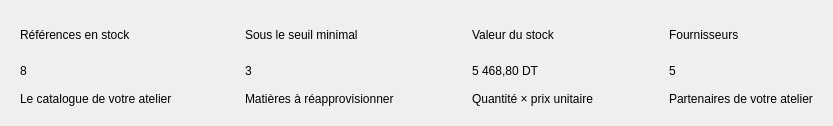
                      <widget class="QWidget" name="metricsRow">
                        <layout class="QHBoxLayout" name="metricsRowLayout">
                          <property name="leftMargin">
                            <number>0</number>
                          </property>
                          <property name="topMargin">
                            <number>0</number>
                          </property>
                          <property name="rightMargin">
                            <number>0</number>
                          </property>
                          <property name="bottomMargin">
                            <number>0</number>
                          </property>
                          <property name="spacing">
                            <number>14</number>
                          </property>
                          <item>
                            <widget class="QFrame" name="referencesCard">
                              <property name="card" stdset="0">
                                <bool>true</bool>
                              </property>
                              <layout class="QVBoxLayout" name="referencesCardLayout">
                                <property name="leftMargin">
                                  <number>20</number>
                                </property>
                                <property name="topMargin">
                                  <number>20</number>
                                </property>
                                <property name="rightMargin">
                                  <number>20</number>
                                </property>
                                <property name="bottomMargin">
                                  <number>20</number>
                                </property>
                                <property name="spacing">
                                  <number>14</number>
                                </property>
                                <property name="spacing">
                                  <number>8</number>
                                </property>
                                <item>
                                  <widget class="QWidget" name="referencesTop">
                                    <layout class="QHBoxLayout" name="referencesTopLayout">
                                      <property name="leftMargin">
                                        <number>0</number>
                                      </property>
                                      <property name="topMargin">
                                        <number>0</number>
                                      </property>
                                      <property name="rightMargin">
                                        <number>0</number>
                                      </property>
                                      <property name="bottomMargin">
                                        <number>0</number>
                                      </property>
                                      <property name="spacing">
                                        <number>10</number>
                                      </property>
                                      <item>
                                        <widget class="QLabel" name="referencesCaption">
                                          <property name="text">
                                            <string>Références en stock</string>
                                          </property>
                                          <property name="sizePolicy">
                                            <sizepolicy hsizetype="Preferred" vsizetype="Fixed">
                                              <horstretch>0</horstretch>
                                              <verstretch>0</verstretch>
                                            </sizepolicy>
                                          </property>
                                          <property name="muted" stdset="0">
                                            <bool>true</bool>
                                          </property>
                                        </widget>
                                      </item>
                                      <item>
                                        <spacer name="referencesSpacer">
                                          <property name="orientation">
                                            <enum>Qt::Horizontal</enum>
                                          </property>
                                          <property name="sizeHint" stdset="0">
                                            <size>
                                              <width>20</width>
                                              <height>20</height>
                                            </size>
                                          </property>
                                        </spacer>
                                      </item>
                                      <item>
                                        <widget class="QLabel" name="referencesIcon">
                                          <property name="text">
                                            <string />
                                          </property>
                                          <property name="sizePolicy">
                                            <sizepolicy hsizetype="Preferred" vsizetype="Fixed">
                                              <horstretch>0</horstretch>
                                              <verstretch>0</verstretch>
                                            </sizepolicy>
                                          </property>
                                          <property name="minimumSize"><size><width>30</width><height>30</height></size></property>
                                          <property name="maximumSize"><size><width>30</width><height>30</height></size></property>
                                          <property name="alignment"><set>Qt::AlignCenter</set></property>
                                          <property name="iconbox" stdset="0"><bool>true</bool></property>
                                        </widget>
                                      </item>
                                    </layout>
                                  </widget>
                                </item>
                                <item>
                                  <widget class="QLabel" name="referencesValue">
                                    <property name="text">
                                      <string>8</string>
                                    </property>
                                    <property name="sizePolicy">
                                      <sizepolicy hsizetype="Preferred" vsizetype="Fixed">
                                        <horstretch>0</horstretch>
                                        <verstretch>0</verstretch>
                                      </sizepolicy>
                                    </property>
                                    <property name="value" stdset="0">
                                      <bool>true</bool>
                                    </property>
                                  </widget>
                                </item>
                                <item>
                                  <widget class="QLabel" name="referencesNote">
                                    <property name="text">
                                      <string>Le catalogue de votre atelier</string>
                                    </property>
                                    <property name="sizePolicy">
                                      <sizepolicy hsizetype="Preferred" vsizetype="Fixed">
                                        <horstretch>0</horstretch>
                                        <verstretch>0</verstretch>
                                      </sizepolicy>
                                    </property>
                                    <property name="muted" stdset="0">
                                      <bool>true</bool>
                                    </property>
                                  </widget>
                                </item>
                              </layout>
                            </widget>
                          </item>
                          <item>
                            <widget class="QFrame" name="alertsCard">
                              <property name="card" stdset="0">
                                <bool>true</bool>
                              </property>
                              <layout class="QVBoxLayout" name="alertsCardLayout">
                                <property name="leftMargin">
                                  <number>20</number>
                                </property>
                                <property name="topMargin">
                                  <number>20</number>
                                </property>
                                <property name="rightMargin">
                                  <number>20</number>
                                </property>
                                <property name="bottomMargin">
                                  <number>20</number>
                                </property>
                                <property name="spacing">
                                  <number>14</number>
                                </property>
                                <property name="spacing">
                                  <number>8</number>
                                </property>
                                <item>
                                  <widget class="QWidget" name="alertsTop">
                                    <layout class="QHBoxLayout" name="alertsTopLayout">
                                      <property name="leftMargin">
                                        <number>0</number>
                                      </property>
                                      <property name="topMargin">
                                        <number>0</number>
                                      </property>
                                      <property name="rightMargin">
                                        <number>0</number>
                                      </property>
                                      <property name="bottomMargin">
                                        <number>0</number>
                                      </property>
                                      <property name="spacing">
                                        <number>10</number>
                                      </property>
                                      <item>
                                        <widget class="QLabel" name="alertsCaption">
                                          <property name="text">
                                            <string>Sous le seuil minimal</string>
                                          </property>
                                          <property name="sizePolicy">
                                            <sizepolicy hsizetype="Preferred" vsizetype="Fixed">
                                              <horstretch>0</horstretch>
                                              <verstretch>0</verstretch>
                                            </sizepolicy>
                                          </property>
                                          <property name="muted" stdset="0">
                                            <bool>true</bool>
                                          </property>
                                        </widget>
                                      </item>
                                      <item>
                                        <spacer name="alertsSpacer">
                                          <property name="orientation">
                                            <enum>Qt::Horizontal</enum>
                                          </property>
                                          <property name="sizeHint" stdset="0">
                                            <size>
                                              <width>20</width>
                                              <height>20</height>
                                            </size>
                                          </property>
                                        </spacer>
                                      </item>
                                      <item>
                                        <widget class="QLabel" name="alertsIcon">
                                          <property name="text">
                                            <string />
                                          </property>
                                          <property name="sizePolicy">
                                            <sizepolicy hsizetype="Preferred" vsizetype="Fixed">
                                              <horstretch>0</horstretch>
                                              <verstretch>0</verstretch>
                                            </sizepolicy>
                                          </property>
                                          <property name="minimumSize"><size><width>30</width><height>30</height></size></property>
                                          <property name="maximumSize"><size><width>30</width><height>30</height></size></property>
                                          <property name="alignment"><set>Qt::AlignCenter</set></property>
                                          <property name="iconbox" stdset="0"><bool>true</bool></property>
                                        </widget>
                                      </item>
                                    </layout>
                                  </widget>
                                </item>
                                <item>
                                  <widget class="QLabel" name="alertsValue">
                                    <property name="text">
                                      <string>3</string>
                                    </property>
                                    <property name="sizePolicy">
                                      <sizepolicy hsizetype="Preferred" vsizetype="Fixed">
                                        <horstretch>0</horstretch>
                                        <verstretch>0</verstretch>
                                      </sizepolicy>
                                    </property>
                                    <property name="value" stdset="0">
                                      <bool>true</bool>
                                    </property>
                                    <property name="gold" stdset="0">
                                      <bool>true</bool>
                                    </property>
                                  </widget>
                                </item>
                                <item>
                                  <widget class="QLabel" name="alertsNote">
                                    <property name="text">
                                      <string>Matières à réapprovisionner</string>
                                    </property>
                                    <property name="sizePolicy">
                                      <sizepolicy hsizetype="Preferred" vsizetype="Fixed">
                                        <horstretch>0</horstretch>
                                        <verstretch>0</verstretch>
                                      </sizepolicy>
                                    </property>
                                    <property name="muted" stdset="0">
                                      <bool>true</bool>
                                    </property>
                                  </widget>
                                </item>
                              </layout>
                            </widget>
                          </item>
                          <item>
                            <widget class="QFrame" name="valueCard">
                              <property name="card" stdset="0">
                                <bool>true</bool>
                              </property>
                              <layout class="QVBoxLayout" name="valueCardLayout">
                                <property name="leftMargin">
                                  <number>20</number>
                                </property>
                                <property name="topMargin">
                                  <number>20</number>
                                </property>
                                <property name="rightMargin">
                                  <number>20</number>
                                </property>
                                <property name="bottomMargin">
                                  <number>20</number>
                                </property>
                                <property name="spacing">
                                  <number>14</number>
                                </property>
                                <property name="spacing">
                                  <number>8</number>
                                </property>
                                <item>
                                  <widget class="QWidget" name="valueTop">
                                    <layout class="QHBoxLayout" name="valueTopLayout">
                                      <property name="leftMargin">
                                        <number>0</number>
                                      </property>
                                      <property name="topMargin">
                                        <number>0</number>
                                      </property>
                                      <property name="rightMargin">
                                        <number>0</number>
                                      </property>
                                      <property name="bottomMargin">
                                        <number>0</number>
                                      </property>
                                      <property name="spacing">
                                        <number>10</number>
                                      </property>
                                      <item>
                                        <widget class="QLabel" name="valueCaption">
                                          <property name="text">
                                            <string>Valeur du stock</string>
                                          </property>
                                          <property name="sizePolicy">
                                            <sizepolicy hsizetype="Preferred" vsizetype="Fixed">
                                              <horstretch>0</horstretch>
                                              <verstretch>0</verstretch>
                                            </sizepolicy>
                                          </property>
                                          <property name="muted" stdset="0">
                                            <bool>true</bool>
                                          </property>
                                        </widget>
                                      </item>
                                      <item>
                                        <spacer name="valueSpacer">
                                          <property name="orientation">
                                            <enum>Qt::Horizontal</enum>
                                          </property>
                                          <property name="sizeHint" stdset="0">
                                            <size>
                                              <width>20</width>
                                              <height>20</height>
                                            </size>
                                          </property>
                                        </spacer>
                                      </item>
                                      <item>
                                        <widget class="QLabel" name="valueIcon">
                                          <property name="text">
                                            <string />
                                          </property>
                                          <property name="sizePolicy">
                                            <sizepolicy hsizetype="Preferred" vsizetype="Fixed">
                                              <horstretch>0</horstretch>
                                              <verstretch>0</verstretch>
                                            </sizepolicy>
                                          </property>
                                          <property name="minimumSize"><size><width>30</width><height>30</height></size></property>
                                          <property name="maximumSize"><size><width>30</width><height>30</height></size></property>
                                          <property name="alignment"><set>Qt::AlignCenter</set></property>
                                          <property name="iconbox" stdset="0"><bool>true</bool></property>
                                        </widget>
                                      </item>
                                    </layout>
                                  </widget>
                                </item>
                                <item>
                                  <widget class="QLabel" name="valueValue">
                                    <property name="text">
                                      <string>5 468,80 DT</string>
                                    </property>
                                    <property name="sizePolicy">
                                      <sizepolicy hsizetype="Preferred" vsizetype="Fixed">
                                        <horstretch>0</horstretch>
                                        <verstretch>0</verstretch>
                                      </sizepolicy>
                                    </property>
                                    <property name="value" stdset="0">
                                      <bool>true</bool>
                                    </property>
                                  </widget>
                                </item>
                                <item>
                                  <widget class="QLabel" name="valueNote">
                                    <property name="text">
                                      <string>Quantité × prix unitaire</string>
                                    </property>
                                    <property name="sizePolicy">
                                      <sizepolicy hsizetype="Preferred" vsizetype="Fixed">
                                        <horstretch>0</horstretch>
                                        <verstretch>0</verstretch>
                                      </sizepolicy>
                                    </property>
                                    <property name="muted" stdset="0">
                                      <bool>true</bool>
                                    </property>
                                  </widget>
                                </item>
                              </layout>
                            </widget>
                          </item>
                          <item>
                            <widget class="QFrame" name="suppliersCard">
                              <property name="card" stdset="0">
                                <bool>true</bool>
                              </property>
                              <layout class="QVBoxLayout" name="suppliersCardLayout">
                                <property name="leftMargin">
                                  <number>20</number>
                                </property>
                                <property name="topMargin">
                                  <number>20</number>
                                </property>
                                <property name="rightMargin">
                                  <number>20</number>
                                </property>
                                <property name="bottomMargin">
                                  <number>20</number>
                                </property>
                                <property name="spacing">
                                  <number>14</number>
                                </property>
                                <property name="spacing">
                                  <number>8</number>
                                </property>
                                <item>
                                  <widget class="QWidget" name="suppliersTop">
                                    <layout class="QHBoxLayout" name="suppliersTopLayout">
                                      <property name="leftMargin">
                                        <number>0</number>
                                      </property>
                                      <property name="topMargin">
                                        <number>0</number>
                                      </property>
                                      <property name="rightMargin">
                                        <number>0</number>
                                      </property>
                                      <property name="bottomMargin">
                                        <number>0</number>
                                      </property>
                                      <property name="spacing">
                                        <number>10</number>
                                      </property>
                                      <item>
                                        <widget class="QLabel" name="suppliersCaption">
                                          <property name="text">
                                            <string>Fournisseurs</string>
                                          </property>
                                          <property name="sizePolicy">
                                            <sizepolicy hsizetype="Preferred" vsizetype="Fixed">
                                              <horstretch>0</horstretch>
                                              <verstretch>0</verstretch>
                                            </sizepolicy>
                                          </property>
                                          <property name="muted" stdset="0">
                                            <bool>true</bool>
                                          </property>
                                        </widget>
                                      </item>
                                      <item>
                                        <spacer name="suppliersSpacer">
                                          <property name="orientation">
                                            <enum>Qt::Horizontal</enum>
                                          </property>
                                          <property name="sizeHint" stdset="0">
                                            <size>
                                              <width>20</width>
                                              <height>20</height>
                                            </size>
                                          </property>
                                        </spacer>
                                      </item>
                                      <item>
                                        <widget class="QLabel" name="suppliersIcon">
                                          <property name="text">
                                            <string />
                                          </property>
                                          <property name="sizePolicy">
                                            <sizepolicy hsizetype="Preferred" vsizetype="Fixed">
                                              <horstretch>0</horstretch>
                                              <verstretch>0</verstretch>
                                            </sizepolicy>
                                          </property>
                                          <property name="minimumSize"><size><width>30</width><height>30</height></size></property>
                                          <property name="maximumSize"><size><width>30</width><height>30</height></size></property>
                                          <property name="alignment"><set>Qt::AlignCenter</set></property>
                                          <property name="iconbox" stdset="0"><bool>true</bool></property>
                                        </widget>
                                      </item>
                                    </layout>
                                  </widget>
                                </item>
                                <item>
                                  <widget class="QLabel" name="suppliersValue">
                                    <property name="text">
                                      <string>5</string>
                                    </property>
                                    <property name="sizePolicy">
                                      <sizepolicy hsizetype="Preferred" vsizetype="Fixed">
                                        <horstretch>0</horstretch>
                                        <verstretch>0</verstretch>
                                      </sizepolicy>
                                    </property>
                                    <property name="value" stdset="0">
                                      <bool>true</bool>
                                    </property>
                                  </widget>
                                </item>
                                <item>
                                  <widget class="QLabel" name="suppliersNote">
                                    <property name="text">
                                      <string>Partenaires de votre atelier</string>
                                    </property>
                                    <property name="sizePolicy">
                                      <sizepolicy hsizetype="Preferred" vsizetype="Fixed">
                                        <horstretch>0</horstretch>
                                        <verstretch>0</verstretch>
                                      </sizepolicy>
                                    </property>
                                    <property name="muted" stdset="0">
                                      <bool>true</bool>
                                    </property>
                                  </widget>
                                </item>
                              </layout>
                            </widget>
                          </item>
                        </layout>
                        <property name="minimumSize">
                          <size>
                            <width>0</width>
                            <height>118</height>
                          </size>
                        </property>
                        <property name="maximumSize">
                          <size>
                            <width>16777215</width>
                            <height>126</height>
                          </size>
                        </property>
                      </widget>
